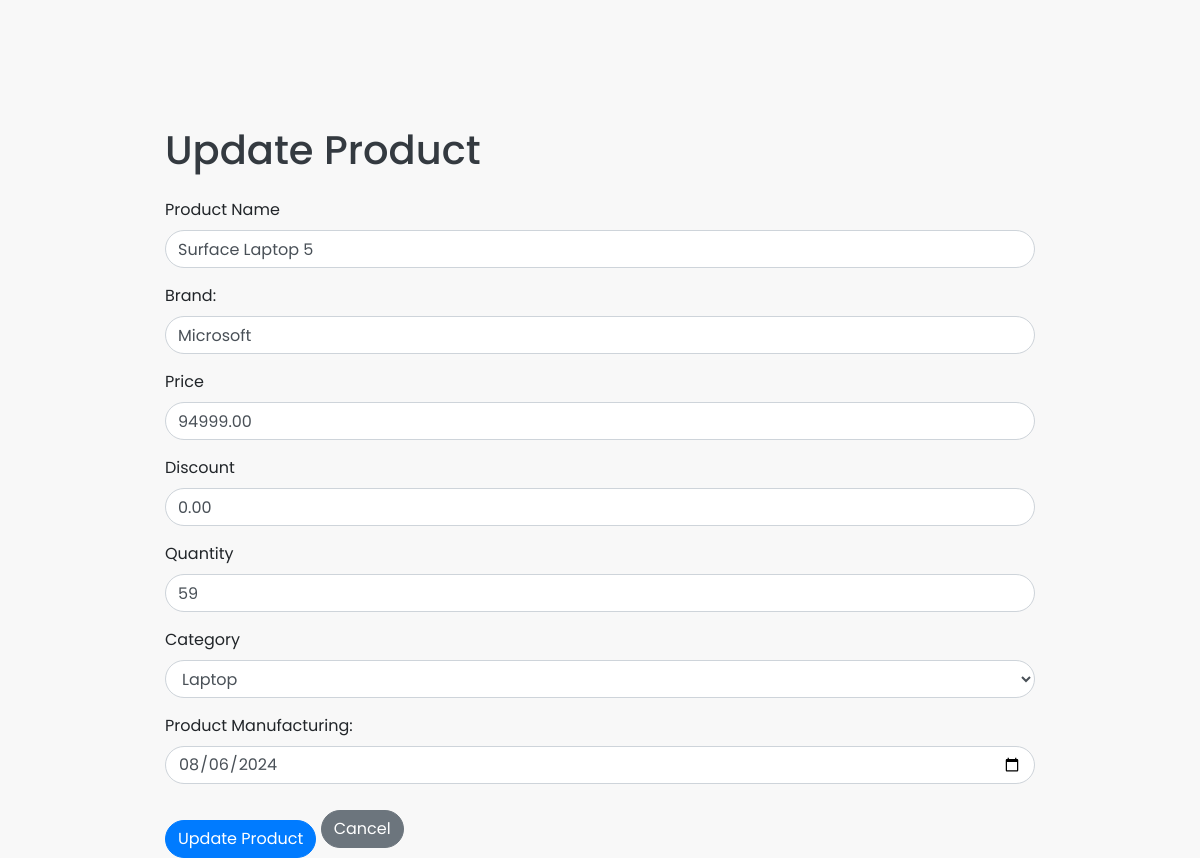
Page /product/6/update/ on the committed database.
### billingsystemapp/models.py (models this page shows, shortened)
class Product(models.Model):
    product_id = models.AutoField(primary_key=True)
    product_name = models.CharField(max_length=200)
    brand = models.CharField(max_length=200, null=True)
    price = models.DecimalField(max_digits=10, decimal_places=2)
    discount=models.DecimalField(max_digits=10, decimal_places=2,default=0.00)
    quantity = models.IntegerField()
    manufacturingdate = models.DateField(null=True)
    category = models.ForeignKey(Category, on_delete=models.CASCADE)
    from datetime import date

class Category(models.Model):
    name = models.CharField(max_length=100)

### billingsystemapp/views.py (the view, shortened to what this page needs)
# urls.py: path('product/<int:product_id>/update/', views.product_update, name='product_update'),
def product_update(request, product_id):
    product = get_object_or_404(Product, pk=product_id)
    categories = Category.objects.all()
    return render(request, 'product_update.html', {'product': product, 'categories': categories})

### billingsystemapp/templates/product_update.html (shortened to what this page needs)
<!DOCTYPE html>
<html lang="en">
<head>
    <link href="https://stackpath.bootstrapcdn.com/bootstrap/4.5.2/css/bootstrap.min.css" rel="stylesheet">
</head>
<body>
    <div class="container">
        <h1 class="mt-4 mb-4">Update Product</h1>
        <form method="post">
            <div class="form-group">
                <label for="product_name">Product Name</label>
                <input type="text" class="form-control" id="product_name" name="product_name" value="{{ product.product_name }}" required>
            </div>
            <div class="form-group">
                <label for="brand">Brand:</label>
                <input type="text" class="form-control" id="brand" name="brand" value="{{ product.brand }}" required>
            </div>
            <div class="form-group">
                <label for="price">Price</label>
                <input type="number" class="form-control" id="price" name="price" value="{{ product.price }}" required>
            </div>
            <div class="form-group">
                <label for="discount">Discount</label>
                <input type="number" class="form-control" id="discount" name="discount" value="{{ product.discount }}" required>
            </div>
            <div class="form-group">
                <label for="quantity">Quantity</label>
                <input type="number" class="form-control" id="quantity" name="quantity" value="{{ product.quantity }}" required>
            </div>
            <div class="form-group">
                <label for="category">Category</label>
                <select class="form-control" id="category" name="category" required>
                    {% for category in categories %}
                        <option value="{{ category.pk }}" {% if category.pk == product.category.pk %} selected {% endif %}>{{ category.name }}</option>
                    {% endfor %}
                </select>
            </div>
            <div class="form-group">
                <label for="pdtmanu">Product Manufacturing:</label>
                <input type="date" class="form-control" id="pdtmanu" name="pdtmanu" value="{{ product.manufacturingdate|date:'Y-m-d' }}" required>
            </div>
            <button type="submit" class="btn btn-primary">Update Product</button>
            <a class="btn btn-secondary" href="{% url 'product' %}">Cancel</a>
        </form>
    </div>
</body>
</html>

### billingsystemapp/templates/product_update.html (style rules this page uses)
body { font-family: 'Poppins', sans-serif; background-color: #f8f8f8; margin: 0; padding-top: 56px; }
.container { max-width: 900px; margin-top: 70px; }
h1 { color: #343a40; }
.form-control { border-radius: 20px; }
.btn { border-radius: 20px; }
.btn-primary { margin-top: 20px; }

### rows in the picture
Product: product_name "Surface Laptop 5", brand "Microsoft", price "94999.00", discount "0.00", quantity "59", category "Laptop", pdtmanu "08/06/2024"
